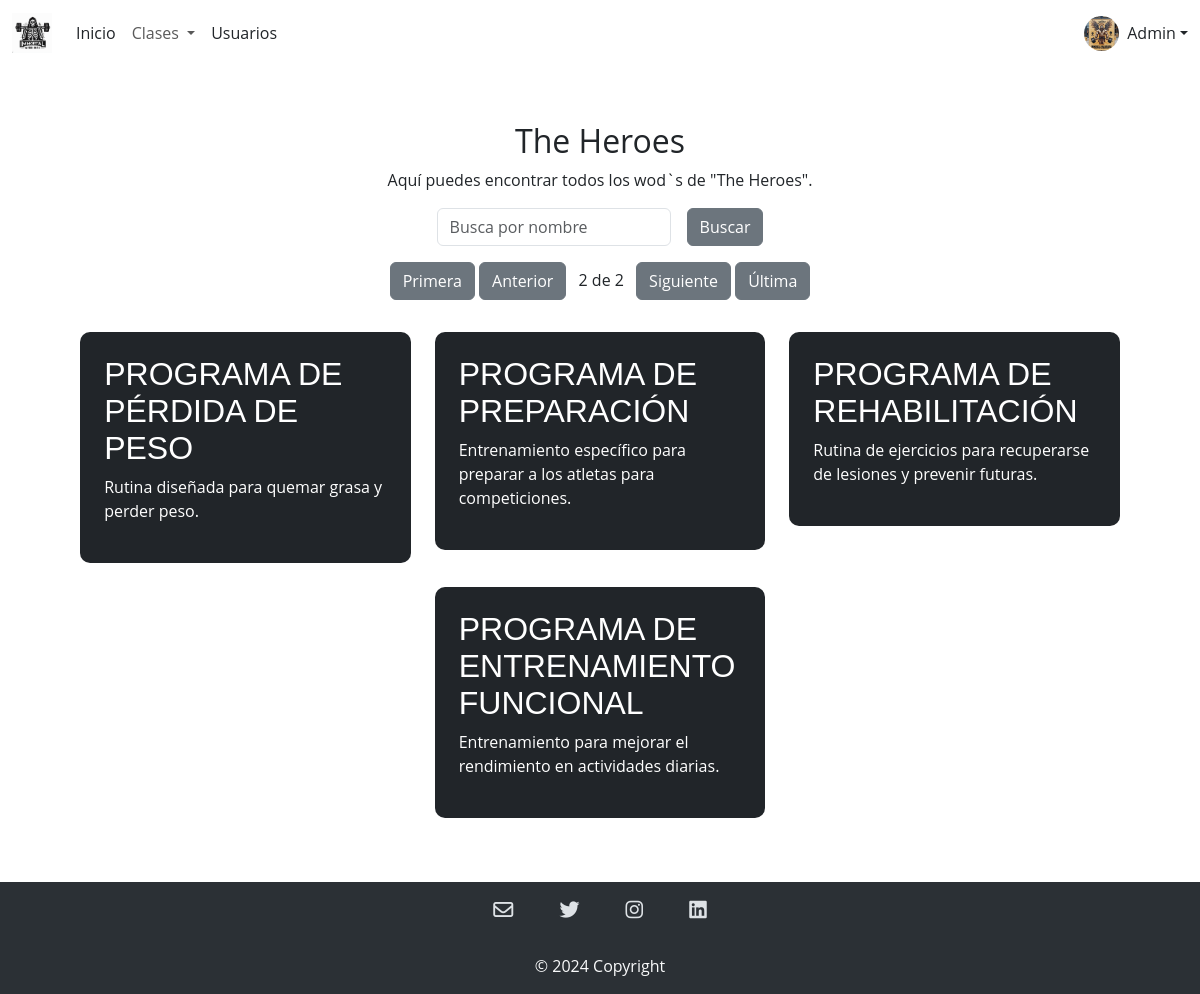
Screenshot of /admin/programas.php?pagina=2 with the database file from the repository.
### tables this page shows
CREATE TABLE `wods` (
  `ID_Wods` int(11) NOT NULL,
  `Nombre` varchar(255) NOT NULL,
  `Descripcion` varchar(255) NOT NULL,
  `Tipo` enum('The Girls','The Heroes','Programas','Distancias','Desafios','Qualifiers') NOT NULL
);

### admin/programas.php (the view, shortened to what this page needs)
<?php
include '../modulos/headerAdmin.php';
?>
<?php
include '../CRUD/conexion.php';
$resultados_por_pagina = 6;
$sql_total = "SELECT COUNT(*) as total FROM wods WHERE tipo = 'Programas'";
$result_total = $conexion->query($sql_total);
$row_total = $result_total->fetch_assoc();
$total_resultados = $row_total['total'];
$total_paginas = ceil($total_resultados / $resultados_por_pagina);
$pagina_actual = isset($_GET['pagina']) ? $_GET['pagina'] : 1;
$inicio = ($pagina_actual - 1) * $resultados_por_pagina;
$sql_pagina = "SELECT * FROM wods WHERE tipo = 'Programas' LIMIT $inicio, $resultados_por_pagina";
$result_pagina = $conexion->query($sql_pagina);
?>
<section class="general bg-white my-2">
    <div class="container mt-5">
        <h2 class="text-center">The Heroes</h2>
        <div class="text-center">
            <p>Aquí puedes encontrar todos los wod`s de "The Heroes".</p>
        </div>
        <div id="data-table-basic_filter" class="d-flex justify-content-center gap-3">
            <label class="text-center">
                <input type="search" class="form-control" id="inputBusqueda" placeholder="Busca por nombre" aria-controls="data-table-basic">
            </label>
            <button class="btn btn-secondary ml-3">Buscar</button>
        </div>
        <div id="pagination" class="text-center m-3 ">
            <?php if ($total_paginas > 1) : ?>
                <a href="?pagina=1" class="btn btn-secondary">Primera</a>
                <a href="?pagina=<?php echo $pagina_actual > 1 ? $pagina_actual - 1 : 1; ?>" class="btn btn-secondary">Anterior</a>
                <span class="mx-2"><?php echo $pagina_actual; ?> de <?php echo $total_paginas; ?></span>
                <a href="?pagina=<?php echo $pagina_actual < $total_paginas ? $pagina_actual + 1 : $total_paginas; ?>" class="btn btn-secondary">Siguiente</a>
                <a href="?pagina=<?php echo $total_paginas; ?>" class="btn btn-secondary">Última</a>
            <?php endif; ?>
        </div>
        <div class="row p-3" id="wodContainer">
            <?php
            if ($result_pagina->num_rows > 0) {
                while ($wod = $result_pagina->fetch_assoc()) {
            ?>
                    <div class="cuadro-wod col-md-6 col-lg-4 mb-4 cuadro-wod">
                        <div class="p-4 bg-dark">
                            <h4 class="titulo-wods"><?php echo $wod['Nombre']; ?></h4>
                            <p><?php echo $wod['Descripcion']; ?></p>
                        </div>
                    </div>
            <?php
                }
            } else {
                echo "No se encontraron wods.";
            }
            ?>
        </div>
    </div>
</section>
<?php
include '../modulos/footer.php';
?>

### css/style.css (style rules this page uses)
* { font-family: 'Open Sans', sans-serif; }
body { background-color: #ffffff; }
.row { display: flex; justify-content: center; }
.container { justify-content: center; align-content: center; }
.p-4 { border-radius: 10px; }
.titulo-wods { font-family: 'Noto Sans JP', sans-serif; text-transform: uppercase; font-size: 2rem; line-height: normal; }
.cuadro-wod { color:white; width: 32%; height: 20%; }
.general { min-height: 100vh; }

### rows the page displays
wods: Nombre "PROGRAMA DE PÉRDIDA DE PESO", Descripcion "Rutina diseñada para quemar grasa y perder peso."
wods: Nombre "PROGRAMA DE PREPARACIÓN", Descripcion "Entrenamiento específico para preparar a los atletas para competiciones."
wods: Nombre "PROGRAMA DE REHABILITACIÓN", Descripcion "Rutina de ejercicios para recuperarse de lesiones y prevenir futuras."
wods: Nombre "PROGRAMA DE ENTRENAMIENTO FUNCIONAL", Descripcion "Entrenamiento para mejorar el rendimiento en actividades diarias."

### other values shown
$pagina_actual "2"
$total_paginas "2"
